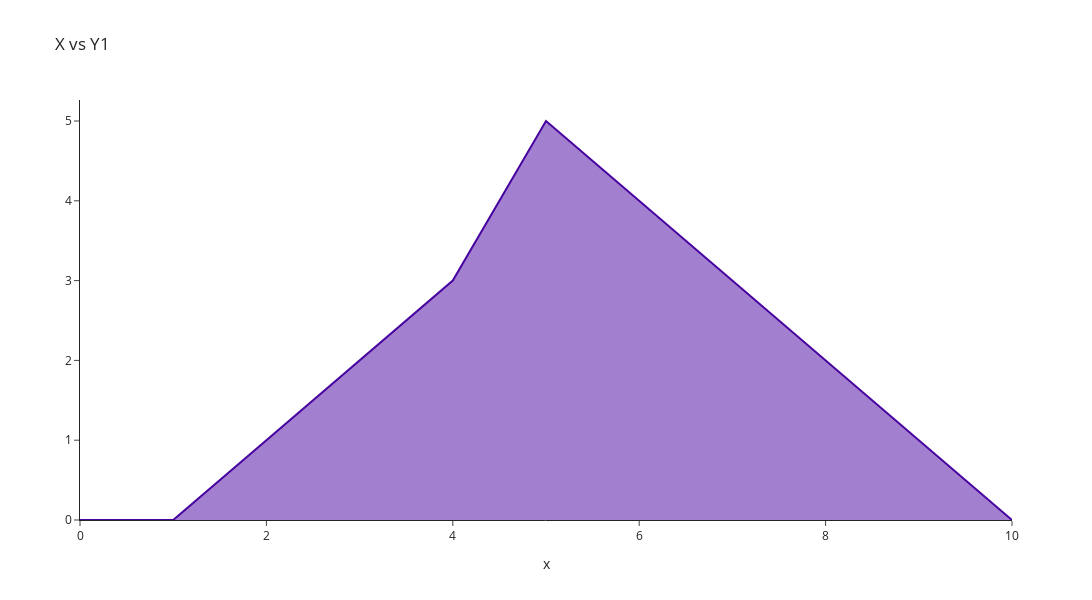

The code cell stored with this chart in its notebook:
### Code cell
create_area_chart(df, 'X vs Y1', 'x', 'y1')

### Figure 1 — Plotly figure (JSON) as saved in the notebook; plotly's stock layout.template omitted (floating-point values rounded to 4 significant figures)
{"data": [{"marker": {"color": "#46039f"}, "name": "x", "stackgroup": "one", "type": "scatter", "x": [0, 1, 2, 3, 4, 5, 6, 7, 8, 9, 10], "y": [0, 0, 1, 2, 3, 5, 4, 3, 2, 1, 0]}], "layout": {"height": 600, "legend": {"orientation": "h", "title": {"text": ""}, "x": 0.01, "xanchor": "left", "y": 1.02, "yanchor": "bottom"}, "title": {"text": "X vs Y1"}, "width": 1200, "xaxis": {"tickangle": 0, "ticklabelstep": 1, "title": {"text": "x"}, "type": "linear"}}}
